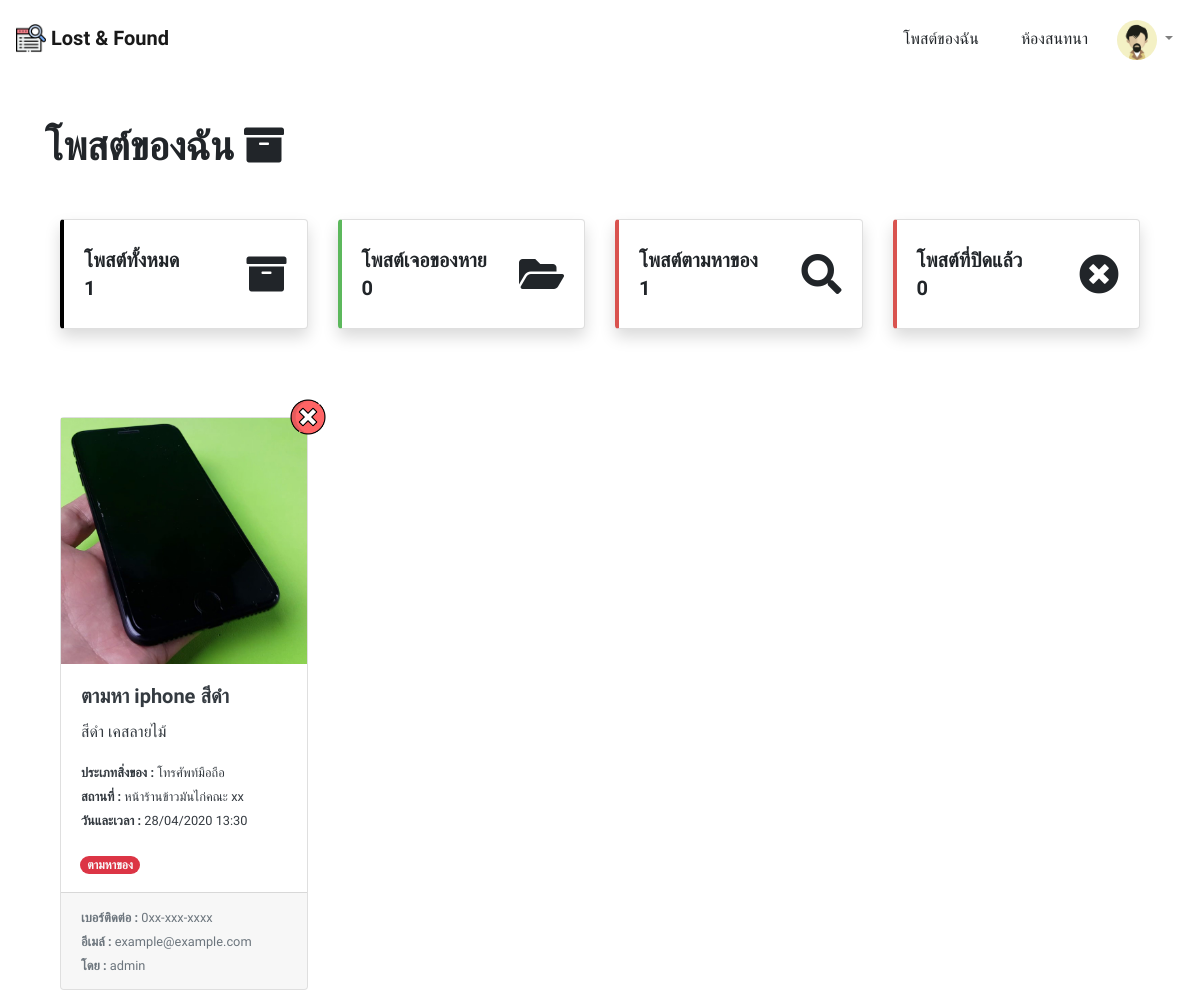
/accounts/my_posts/ (signed in), run on the app's committed database.
### accounts/models.py (models this page shows, shortened)
class UserProfile(models.Model):
    avatar = models.ImageField(default='accounts/user_default.gif', upload_to='accounts/') # Picture of user
    user = models.OneToOneField(User, on_delete=models.CASCADE) # reference to User Table
    faculty = models.ForeignKey(Faculty, on_delete=models.CASCADE) # reference to Faculty Table

### posts/models.py (models this page shows, shortened)
class Post(models.Model):
    is_active = models.BooleanField(default=True)
    TYPE = (
        ('found', 'เจอของหาย'),
        ('lost', 'ตามหาของ'),
    )
    type = models.CharField(choices=TYPE, max_length=255, default='found')
    date_time = models.DateTimeField()
    create_at = models.DateTimeField(auto_now_add=True)
    desc = models.TextField()
    title = models.CharField(max_length=255)
    location = models.CharField(max_length=255)
    contact1 = models.CharField(max_length=255)
    contact2 = models.CharField(max_length=255)
    key = models.CharField(max_length=255, unique=True, null=True, blank=True)
    assetType = models.ForeignKey(AssetType, on_delete=models.CASCADE)
    user = models.ForeignKey(User, on_delete=models.CASCADE, null=True)
    take_information = models.CharField(max_length=255, null=True, blank=True)

class PostPicture(models.Model):
    picture = models.ImageField(default='posts/post_default.gif', upload_to='posts/')
    post = models.ForeignKey(Post, on_delete=models.CASCADE)

class AssetType(models.Model):
    name = models.CharField(max_length=255)
    def __str__(self):
        return self.name

### accounts/views.py (the view, shortened to what this page needs)
# urls.py: path('my_posts/', MyPostView.as_view(), name='my_posts'),# myposts
class MyPostView(View):
    template_name = 'my_posts.html'
    def get(self, request):
        if request.user.is_authenticated:
            posts = Post.objects.filter(user=request.user).order_by('-is_active', '-create_at')
            founds = Post.objects.filter(user=request.user, type='found')
            losts = Post.objects.filter(user=request.user, type='lost')
        else:
            posts = "key"
            founds = []
            losts = []
        return render(request, self.template_name, {
            'posts' : posts,
            'founds' : founds,
            'losts' : losts,
            'closed' : len(Post.objects.filter(is_active=False))
        })

### accounts/templates/my_posts.html (shortened to what this page needs)
{% extends 'base_layout.html' %}
{% load static %}
{% block style %}
    <link rel="stylesheet" href="{% static 'css/tempus.css' %}">
{% endblock %}
{% block content %}
<div class="container">
    <h1 class='mt-5 mb-5'> <b>โพสต์ของฉัน <i class="fas fa-archive"></i></b> </h1>
    {% if request.user.is_authenticated %}
        <h5 class='mb-5'>
            <div class="container">
                <div class="row">
                    <div class="col mb-4 rotate-img">
                        <div class="card shadow h-100 py-2" style="border-left:.25rem solid black !important">
                            <div class="card-body">
                                <div class="row no-gutters align-items-center">
                                    <div class="col mr-2">
                                        <div class="font-weight-bold text-uppercase mb-1">โพสต์ทั้งหมด</div>
                                        <div class="h5 mb-0 font-weight-bold text-gray-800">
                                            {{ posts|length }}
                                        </div>
                                    </div>
                                    <div class="col-auto">
                                        <i class="fas fa-archive fa-2x"></i>
                                    </div>
                                </div>
                            </div>
                        </div>
                    </div>
                    <div class="col mb-4 rotate-img">
                        <div class="card shadow h-100 py-2" style="border-left:.25rem solid #5cb85c !important">
                            <div class="card-body">
                                <div class="row no-gutters align-items-center">
                                    <div class="col mr-2">
                                        <div class="font-weight-bold text-uppercase mb-1">โพสต์เจอของหาย</div>
                                        <div class="h5 mb-0 font-weight-bold text-gray-800">
                                            {{ founds|length }}
                                        </div>
                                    </div>
                                    <div class="col-auto">
                                        <i class="fas fa-folder-open fa-2x"></i>
                                    </div>
                                </div>
                            </div>
                        </div>
                    </div>
                    <div class="col mb-4 rotate-img">
                        <div class="card shadow h-100 py-2" style="border-left:.25rem solid #d9534f !important">
                            <div class="card-body">
                                <div class="row no-gutters align-items-center">
                                    <div class="col mr-2">
                                        <div class="font-weight-bold text-uppercase mb-1">โพสต์ตามหาของ</div>
                                        <div class="h5 mb-0 font-weight-bold text-gray-800">
                                            {{ losts|length }}
                                        </div>
                                    </div>
                                    <div class="col-auto">
                                        <i class="fas fa-search fa-2x"></i>
                                    </div>
                                </div>
                            </div>
                        </div>
                    </div>
                    <div class="col mb-4 rotate-img">
                        <div class="card shadow h-100 py-2" style="border-left:.25rem solid #d9534f !important">
                            <div class="card-body">
                                <div class="row no-gutters align-items-center">
                                    <div class="col mr-2">
                                        <div class="font-weight-bold text-uppercase mb-1">โพสต์ที่ปิดแล้ว</div>
                                        <div class="h5 mb-0 font-weight-bold text-gray-800">
                                                    {{ closed }}
                                        </div>
                                    </div>
                                    <div class="col-auto">
                                        <i class="fas fa-times-circle fa-2x"></i>
                                    </div>
                                </div>
                            </div>
                        </div>
                    </div>
                </div>
            </div>
        </h5>
    {% endif %}
    <div class="container">
        {% if posts == 'key' %}
            <div class='col-lg-12 jumbotron text-center border border-dark'>
                <img src="{% static 'images/post.png' %}" width='15%' class='mb-5'>
                <h4 class='mb-3'>กรุณากรอกคีย์เพื่อค้นหาโพสต์ของคุณ</h4>
                {% if key_error %}
                    <span class="text-danger">{{ key_error }}</span>
                {% endif %}
                <form action="{% url 'my_posts' %}" method="POST" class=''>
                    {% csrf_token %}
                    <div class="row">
                        <div class="col-4"></div>
                        <div class="col-4 my-3">
                            <input id='id_key' type="text" name="key" class='form-control' required>
                        </div>
                        <div class="col-4"></div>
                    </div>
                    <input type="submit" class='btn btn-primary' value="ยืนยัน">
                </form>
            </div>
        {% else %}
        <div class="row">
            {% for post in posts %}
                <div class='col-lg-3 my-3'>
                    <div class="card h-100 w-100 text-dark mycard" style='border:none;'>
                        <a href="{% url 'post_delete' post.id %}">
                            <img src="{% static 'images/close.png' %}" alt="" class='top-right-btn' width='35px'>
                        </a>
                        <a class="card h-100 w-100 mb-0 text-decoration-none text-dark"
                        href="{% if post.is_active == False %} {% url 'detail' post.id %} {% else %} {% url 'edit_post' post.id %} {% endif %}">
                            <div class="wrapper">
                                {% if post.postpicture_set.all|length == 0 %}
                                    <img class="card-img-top" src="{% static 'images/post_default.gif' %}">
                                {% else %}
                                    <img class="card-img-top" src="{{ post.postpicture_set.all.0.picture.url }}">
                                {% endif %}
                            </div>
                            <div class="card-body">
                                <h5 class="card-title">
                                    <b>{{ post.title|truncatechars:20 }}</b>
                                </h5>
                                <div class="card-text">
                                    <p>{{ post.desc|truncatechars:15 }}</p>
                                    <p class='m-0'>
                                        <small>
                                            <b>ประเภทสิ่งของ : </b> <span id='assetType'>{{ post.assetType }}</span>
                                        </small>
                                    </p>
                                    <p class='m-0'>
                                        <small>
                                            <b>สถานที่ : </b> <span id='location'> {{ post.location }} </span>
                                        </small>
                                    </p>
                                    <p class='m-0'>
                                        <small>
                                            <b>วันและเวลา : </b> <span id='date_time'> {{ post.date_time|date:"d/m/Y H:i" }} </span>
                                        </small>
                                    </p>
                                </div>
                            </div>
                            <div class="container mb-3 ml-1">
                                <p class="card-text">
                                    {% if post.type == 'found' %}
                                        <span class="badge badge-pill badge-success text-light">เจอของหาย</span>
                                    {% else %}
                                        <span class="badge badge-pill badge-danger text-light">ตามหาของ</span>
                                    {% endif %}
                                </p>
                            </div>
                            <div class="card-footer">
                                <small class="text-muted">
                                    <b>เบอร์ติดต่อ : </b> <span id='contact1'> {{ post.contact1 }} </span>
                                    <br>
                                    <b>อีเมล์ : </b> <span id='contact2'> {{ post.contact2 }} </span>
                                    <br>
                                    <b>โดย : </b> {% if post.user %} {{ post.user.username }} {% else %} ผู้ใช้งานทั่วไป {% endif %}
                                </small>
                            </div>
                        </a>
                    </div>
                </div>
            {% endfor %}
        </div>
        {% endif %}
    </div>
</div>
{% endblock %}

### templates/base_layout.html (shortened to what this page needs)
{% load static %}
<!DOCTYPE html>
<html lang="en">
<head>
    <link rel="stylesheet" href="{% static 'css/bootstrap.min.css' %}">
    <link rel="stylesheet" href="{% static 'css/style.css' %}">
    <link rel="stylesheet" href="{% static 'css/fontawesome.all.min.css' %}">
    {% block style %}
    {% endblock %}
</head>
<body>
    <nav class="navbar navbar-expand navbar-light" style="height: 75px;">
        <div class="collapse navbar-collapse" id="navbarTogglerDemo01">
            <a class="navbar-brand" href="{% url 'index' %}">
                <img src="{% static 'images/lost&found.png' %}" width="30" height="30" class="d-inline-block align-top"
                    alt="">
                <b>Lost & Found</b>
            </a>
            <ul class="navbar-nav ml-auto {% if request.user.is_authenticated %} mt-4 {% endif %}">
                <li class="nav-item active">
                    <a class="nav-link" href="{% url 'my_posts' %}">
                        <p class='btn m-0 index'>
                            โพสต์ของฉัน
                        </p>
                    </a>
                </li>
                {% if request.user.is_authenticated %}
                    <li class="nav-item active">
                        <a class="nav-link" href="{% url 'chat_index' %}">
                            <p class='btn m-0 index'>
                                ห้องสนทนา
                            </p>
                        </a>
                    </li>
                    <li class="nav-item dropdown">
                        <a class="nav-link dropdown-toggle my-circle" href="#" id="navbarDropdownMenuLink" role="button"
                            data-toggle="dropdown" aria-haspopup="true" aria-expanded="false">
                            <img src="{{ request.user.userprofile.avatar.url }}" class="rounded-circle" style="width: 40px; height: 40px;">
                        </a>
                    </li>
                {% endif %}
            </ul>
        </div>
    </nav>
    {% block content %}
    {% endblock %}
</body>
</html>

### static/css/style.css (style rules this page uses)
* { font-family: 'Kanit', sans-serif; word-wrap: break-word; padding: 0; margin: 0; }
body, html { height: 100%; }
body { animation: fadein .5s; }
.mycard { transition: .2s; }
.wrapper { position: relative; overflow: hidden; }
.wrapper:after { content: ''; display: block; padding-top: 100%; }
.wrapper img { width: auto; height: 100%; max-width: none; position: absolute; left: 50%; top: 0; transform: translateX(-50%); }
.top-right-btn { position: absolute; right: 0; top: 0; transform: translate(50%,-50%); z-index: 100; }
.rotate-img { transition: .3s; }
.my-circle { position: relative; width: 75px; height: 75px; overflow: hidden; }
.my-circle img { width: 100%; height: 100%; object-fit: cover; }

### data on the page
Post: postpicture_set.all.0.picture (placeholder picture), title "ตามหา iphone สีดํา", desc "สีดํา เคสลายไม้", assetType "โทรศัพท์มือถือ", location "หน้าร้านข้าวมันไก่คณะ xx", date_time "28/04/2020 13:30", type "ตามหาของ", contact1 "0xx-xxx-xxxx", contact2 "example@example.com", user.username "admin"

### other printed values
{{ posts|length }} "1"
{{ founds|length }} "0"
{{ losts|length }} "1"
{{ closed }} "0"
